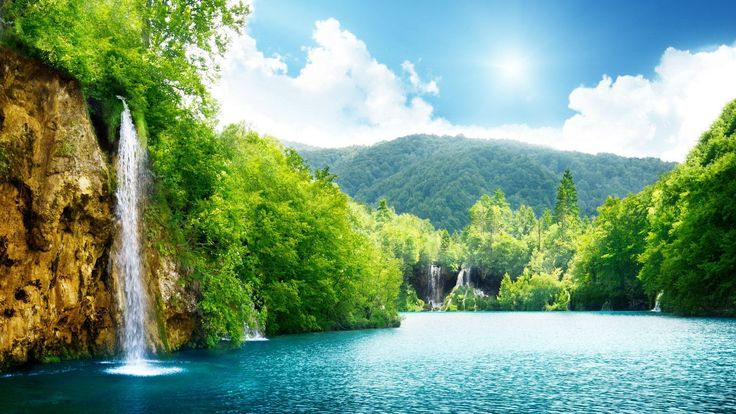
#> input picture Scenary.jpg, 736 x 414 px, given in place of Flower.jpg, which was not available
$ python Brightness_Contrast.py
#> lines starting #> are read from the running program, lines starting #| are printed output that depends on the picture
import cv2
import numpy as np
input_image_path = 'Flower.jpg'
output_image_path = 'brightness_and_contrast.jpg'
alpha = 1.5
beta = 50

image = cv2.imread(input_image_path)
#> image is the input picture: shape (414, 736, 3); mean B, G, R 127, 156.7, 121.5
adjusted_image = cv2.addWeighted(image, alpha, np.zeros_like(image), 0, beta)
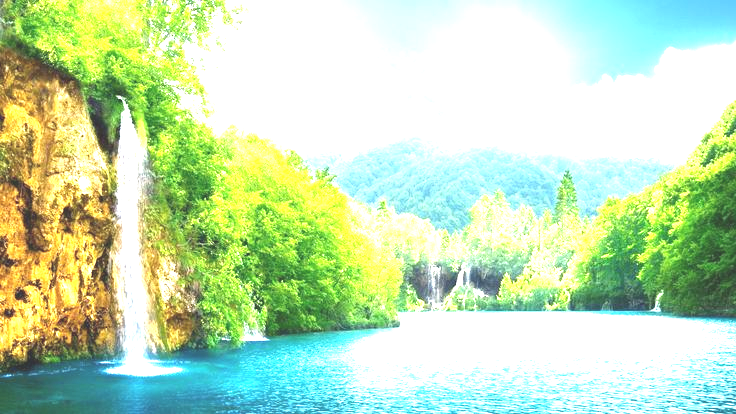
#> adjusted_image: shape (414, 736, 3); mean B, G, R 182.5, 224.4, 195.2
cv2.imwrite(output_image_path, adjusted_image)

$ run again, on brightness_contrast.jpg
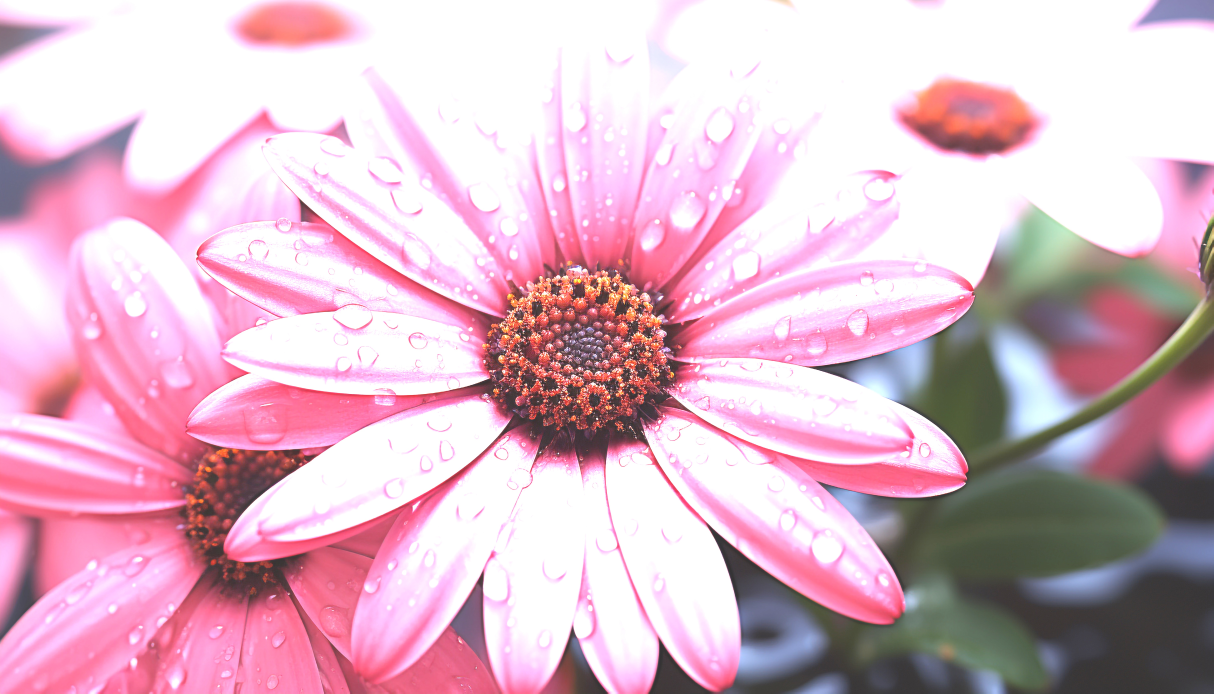
#> input picture brightness_contrast.jpg, 6067 x 3467 px, given in place of Flower.jpg, which was not available (shown at 1/5 size)
#> image is the input picture: shape (3467, 6067, 3); mean B, G, R 199.3, 182.3, 219.3
#> `adjusted_image = cv2.addWeighted(image, alpha, np.zeros_like(image), 0..`:
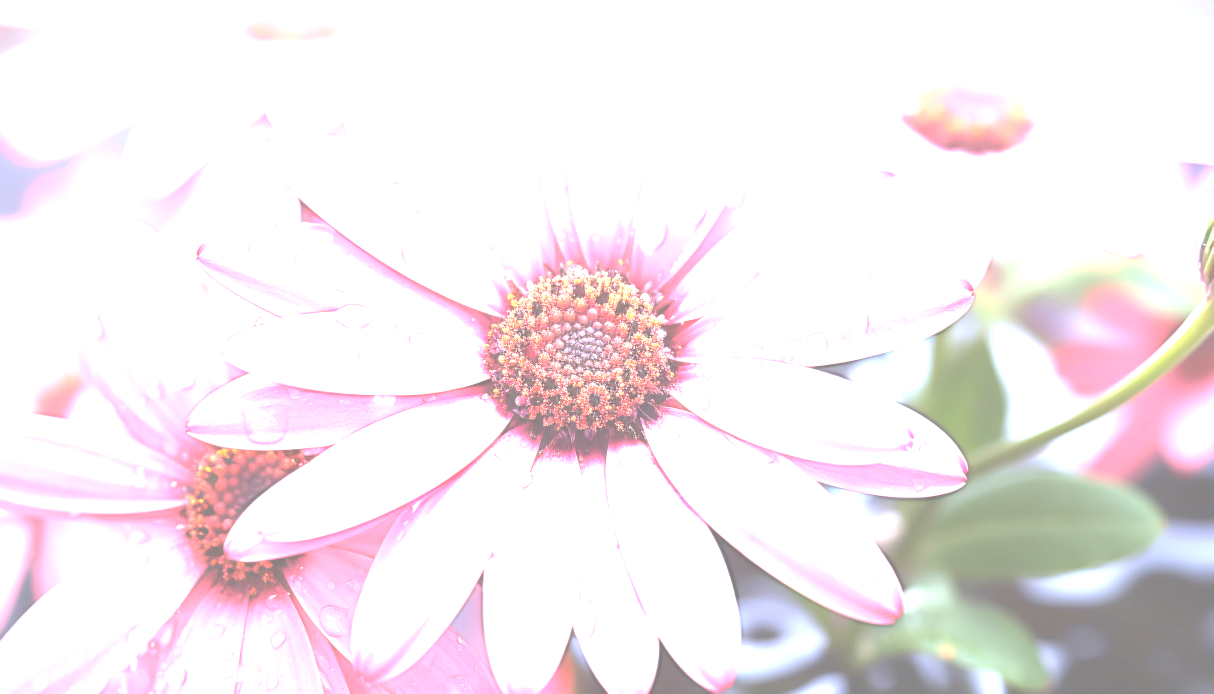
#> adjusted_image: shape (3467, 6067, 3) (shown at 1/5 size); mean B, G, R 237.6, 234.6, 242.9
